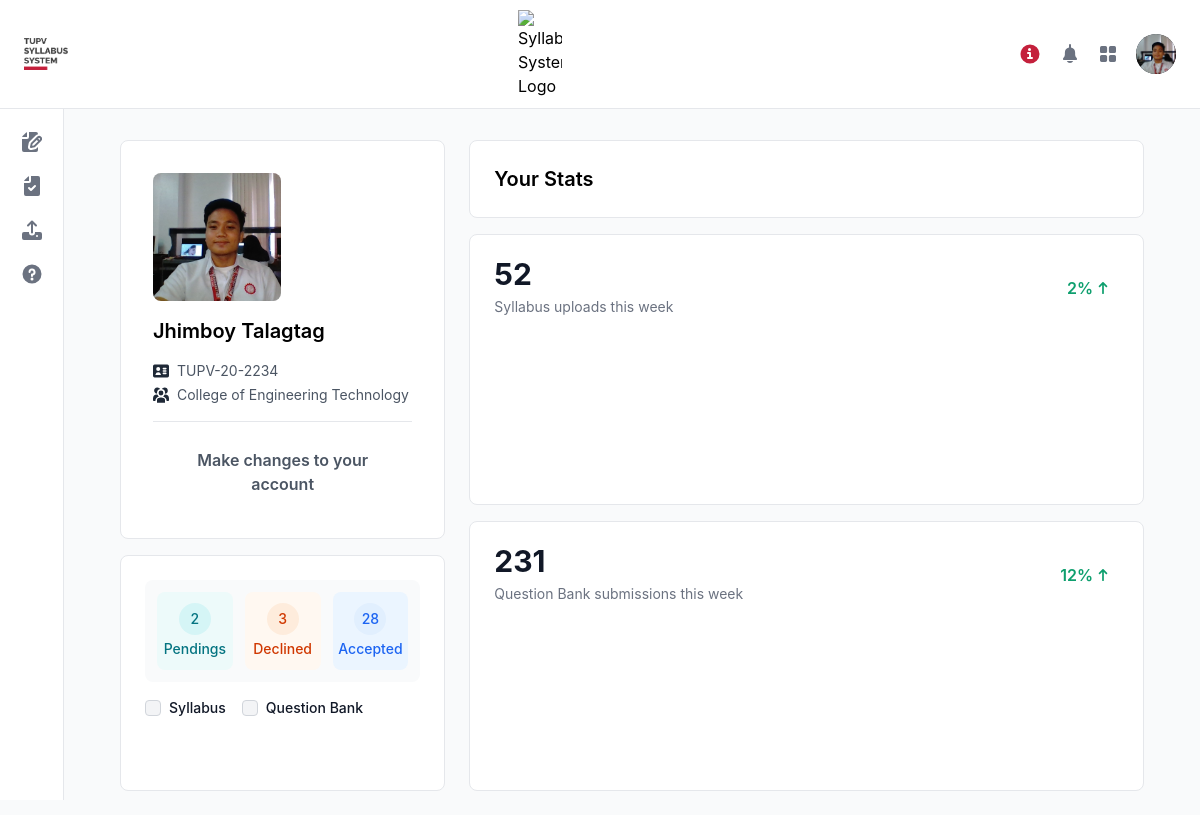
Page /user/profile.php (signed in) on the committed database.
### tables this page shows
CREATE TABLE `accounts_tbl` (
  `ID` int(11) NOT NULL,
  `user_picture` text NOT NULL,
  `userpic_fileloc` text NOT NULL,
  `tupv_id` text NOT NULL,
  `username` text NOT NULL,
  `password` text NOT NULL,
  `full_name` text NOT NULL,
  `department` text NOT NULL,
  `type` text NOT NULL
);

CREATE TABLE `departmenttbl` (
  `id` int(11) NOT NULL,
  `dptname` text NOT NULL,
  `acronym` text NOT NULL
);

### user/profile.php (the view, shortened to what this page needs)
<?php
include '../php/conn.php';
?>
<!DOCTYPE html>
<html lang="en">
<head>
    <link rel="stylesheet" href="../src/css/main.css">
</head>
<body class="bg-gray-50">
<?php
include "../php/user_header.php";
?>
<main class="sm:ml-[64px] sm:ml-6 p-4 md:p-6 mt-[60px]">
    <div class="container mx-auto">
        <div class="row-span-1 col-span-3 pb-6">
            <h1 class="text-2xl font-bold">Profile</h1>
        </div>
        <div class="grid grid-cols-1 lg:grid-cols-3 gap-6">
            <div class="col-span-1 flex flex-col gap-4">
              <?php
              $sql = "SELECT * FROM `accounts_tbl` INNER JOIN departmenttbl ON accounts_tbl.department = departmenttbl.acronym WHERE accounts_tbl.ID = {$_SESSION['ID']} ";
              $stmt = $conn->prepare($sql);
              $stmt->execute();
              $data = $stmt->fetchAll();
              foreach ($data as $row):
              ?>
              <div class="bg-light border rounded-lg flex flex-col gap-4 p-8">
                <div class="">
                    <img src="../files/userpics/<?php echo $row['user_picture']; ?>" class="object-cover w-32 h-32 rounded-lg" alt="" srcset="">
                </div>
                <div class="">
                    <h1 class="text-xl font-semibold"><?php echo $row['full_name']; ?></h1>
                </div>
                <div class="flex flex-col gap-1 border-b">
                    <div class="flex items-center gap-2">
                        <h1 class="text-sm text-gray-600"><?php echo $row['tupv_id']; ?></h1>
                    </div>
                    <div class="flex items-center gap-2 pb-4">
                        <h1 class="text-sm text-gray-600"><?php echo $row['dptname']; ?></h1>
                    </div>
                </div>
<button id = "accountModalBtn" data-modal-target="static-modal" data-modal-toggle="static-modal" class="block text-gray-600 transition duration-200 hover:text-red-500  rounded-lg text-md font-semibold px-5 py-2.5 text-center transform hover:scale-105" type="button">
Make changes to your account
</button>
              </div>
              <?php endforeach; ?>
              <div class="w-full bg-white rounded-lg border dark:bg-gray-800 p-4 md:p-6">
                <div class="bg-gray-50 dark:bg-gray-700 p-3 rounded-lg">
                  <div class="grid grid-cols-3 gap-3">
                    <dl class="bg-teal-50 dark:bg-gray-600 rounded-lg flex flex-col items-center justify-center h-[78px]">
                      <dt class="w-8 h-8 rounded-full bg-teal-100 dark:bg-gray-500 text-teal-600 dark:text-teal-300 text-sm font-medium flex items-center justify-center mb-1">
                      <?php
                      $sql = "SELECT SUM(upload_count) AS total_count FROM ( SELECT COUNT(*) AS upload_count FROM qbchecker_tbl WHERE uploaderId = {$_SESSION['ID']} UNION ALL SELECT COUNT(*) AS upload_count FROM syllabuschecker_tbl WHERE uploaderId = {$_SESSION['ID']} ) AS combined_counts";
                      $stmt = $conn->prepare($sql);
                      $stmt->execute();
                      $data = $stmt->fetchAll();
                      foreach ($data as $row):
                      echo $row['total_count'];
                      endforeach; ?>
                      </dt>
                      <dd class="text-teal-600 dark:text-teal-300 text-sm font-medium">Pendings</dd>
                    </dl>
                    <dl class="bg-orange-50 dark:bg-gray-600 rounded-lg flex flex-col items-center justify-center h-[78px]">
                      <dt class="w-8 h-8 rounded-full bg-orange-100 dark:bg-gray-500 text-orange-600 dark:text-orange-300 text-sm font-medium flex items-center justify-center mb-1">
                      <?php
                      $sql = "SELECT SUM(upload_count) AS total_count FROM ( SELECT COUNT(*) AS upload_count FROM qbdecline_tbl WHERE uploaderId = {$_SESSION['ID']} UNION ALL SELECT COUNT(*) AS upload_count FROM declinedsyllabus_tbl WHERE uploaderId = {$_SESSION['ID']} ) AS combined_counts;";
                      $stmt = $conn->prepare($sql);
                      $stmt->execute();
                      $data = $stmt->fetchAll();
                      foreach ($data as $row):
                      echo $row['total_count'];
                      endforeach; ?>
                      </dt>
                      <dd class="text-orange-600 dark:text-orange-300 text-sm font-medium">Declined</dd>
                    </dl>
                    <dl class="bg-blue-50 dark:bg-gray-600 rounded-lg flex flex-col items-center justify-center h-[78px]">
                      <dt class="w-8 h-8 rounded-full bg-blue-100 dark:bg-gray-500 text-blue-600 dark:text-blue-300 text-sm font-medium flex items-center justify-center mb-1">
                      <?php
                      $sql = "SELECT SUM(upload_count) AS total_count FROM ( SELECT COUNT(*) AS upload_count FROM questionbank_tbl WHERE uploaderId = {$_SESSION['ID']} UNION ALL SELECT COUNT(*) AS upload_count FROM syllabus_tbl WHERE USERUPLOADID = {$_SESSION['ID']} ) AS combined_counts;";
                      $stmt = $conn->prepare($sql);
                      $stmt->execute();
                      $data = $stmt->fetchAll();
                      foreach ($data as $row):
                      echo $row['total_count'];
                      endforeach; ?>
                      </dt>
                      <dd class="text-blue-600 dark:text-blue-300 text-sm font-medium">Accepted</dd>
                    </dl>
                  </div>
                </div>
                <div class="w-full">
                  <div>
                      <div class="flex" id="devices">
                          <div class="flex items-center mr-4">
                              <input id="syllabus" type="checkbox" value="syllabus" class="w-4 h-4 text-blue-600 bg-gray-100 border-gray-300 rounded focus:ring-blue-500 dark:focus:ring-blue-600 dark:ring-offset-gray-800 focus:ring-2 dark:bg-gray-700 dark:border-gray-600 checked:bg-blue-600">
                              <label for="syllabus" class="ml-2 text-sm font-medium text-gray-900 dark:text-gray-300">Syllabus</label>
                          </div>
                          <div class="flex items-center mr-4">
                              <input id="qbank" type="checkbox" value="qbank" class="w-4 h-4 text-blue-600 bg-gray-100 border-gray-300 rounded focus:ring-blue-500 dark:focus:ring-blue-600 dark:ring-offset-gray-800 focus:ring-2 dark:bg-gray-700 dark:border-gray-600 checked:bg-blue-600">
                              <label for="qbank" class="ml-2 text-sm font-medium text-gray-900 dark:text-gray-300">Question Bank</label>
                          </div>
                      </div>
                  </div>
                  <div class="py-6" id="rate-chart"></div>
                </div>
              </div>
            </div>
            <div class="col-span-2 flex flex-col gap-4">
                <div class="bg-white rounded-lg border p-6">
                    <h1 class="font-semibold text-xl">Your Stats</h1>
                </div>
                <div class="flex flex-col gap-4 grow">
                    <div class="h-1/2">
                        <div class="flex flex-col justify-between h-full w-full bg-white rounded-lg border dark:bg-gray-800 p-4 md:p-6">
                            <div class="flex justify-between">
                                <div>
                                    <h5 title="Total Uploaded Files" class="leading-none text-3xl font-bold text-gray-900 dark:text-white pb-2">52</h5>
                                    <p class="text-sm font-normal text-gray-500 dark:text-gray-400">Syllabus uploads this week</p>
                                </div>
                                <div title="Uploaded 12% of all Syllabus files" class="flex items-center px-2.5 py-0.5 text-base font-semibold text-green-500 dark:text-green-500 text-center">
                                    2%
                                    <svg class="w-3 h-3 ml-1" aria-hidden="true" xmlns="http://www.w3.org/2000/svg" fill="none" viewBox="0 0 10 14">
                                        <path stroke="currentColor" stroke-linecap="round" stroke-linejoin="round" stroke-width="2" d="M5 13V1m0 0L1 5m4-4 4 4"/>
                                    </svg>
                                </div>
                            </div>
                        </div>
                    </div>
                    <div class="h-1/2">
                        <div class="flex flex-col justify-between h-full w-full w-full bg-white rounded-lg border dark:bg-gray-800 p-4 md:p-6">
                            <div class="flex justify-between">
                                <div>
                                    <h5 title="Total Submitted Questions" class="leading-none text-3xl font-bold text-gray-900 dark:text-white pb-2">231</h5>
                                    <p class="text-sm font-normal text-gray-500 dark:text-gray-400">Question Bank submissions this week</p>
                                </div>
                                <div class="flex items-center px-2.5 py-0.5 text-base font-semibold text-green-500 dark:text-green-500 text-center">
                                    12%
                                    <svg class="w-3 h-3 ml-1" aria-hidden="true" xmlns="http://www.w3.org/2000/svg" fill="none" viewBox="0 0 10 14">
                                        <path stroke="currentColor" stroke-linecap="round" stroke-linejoin="round" stroke-width="2" d="M5 13V1m0 0L1 5m4-4 4 4"/>
                                    </svg>
                                </div>
                            </div>
                        </div>
                    </div>
                </div>
            </div>
        </div>
    </div>
</main>
</body>
</html>

### php/user_header.php (shortened to what this page needs)
<header class="antialiased">
    <nav class="fixed top-0 z-50 w-full bg-white border-b border-gray-200 px-4 lg:px-6 py-2.5 mx-auto dark:bg-gray-800">
        <div class="flex flex-wrap justify-between items-center">
            <div class="flex justify-start items-center">
                <a href="./" class="flex">
                    <img src="../src/img/sslogo.png" class="w-11 object-cover" alt="Syllabus System Logo" />
                </a>
            </div>
            <div class="flex items-center md:order-2">
                <button data-modal-target="extralarge-modal" data-modal-toggle="extralarge-modal" class="p-2 mr-1 text-main rounded-lg hover:text-red-900 hover:bg-red-100" type="button">
                    <svg class="w-5 h-5" aria-hidden="true" xmlns="http://www.w3.org/2000/svg" fill="currentColor" viewBox="0 0 20 20">
                        <path d="M10 .5a9.5 9.5 0 1 0 9.5 9.5A9.51 9.51 0 0 0 10 .5ZM9.5 4a1.5 1.5 0 1 1 0 3 1.5 1.5 0 0 1 0-3ZM12 15H8a1 1 0 0 1 0-2h1v-3H8a1 1 0 0 1 0-2h2a1 1 0 0 1 1 1v4h1a1 1 0 0 1 0 2Z"/>
                    </svg>
                </button>
                <button id="notif_btn" type="button" data-tooltip-target="tooltip-notifications" data-tooltip-placement="bottom" data-dropdown-toggle="notification-dropdown" class="<?php if($page=='notifications'){echo 'hidden';} else {echo '';}?> relative p-2 mr-1 text-gray-500 rounded-lg hover:text-gray-900 hover:bg-gray-100 dark:text-gray-400 dark:hover:text-white dark:hover:bg-gray-700 focus:ring-4 focus:ring-gray-300 dark:focus:ring-gray-600">
                </button>
                <button type="button" data-tooltip-target="tooltip-apps" data-tooltip-placement="bottom" data-dropdown-toggle="apps-dropdown" class="p-2 text-gray-500 rounded-lg hover:text-gray-900 hover:bg-gray-100 dark:text-gray-400 dark:hover:text-white dark:hover:bg-gray-700 focus:ring-4 focus:ring-gray-300 dark:focus:ring-gray-600">
                </button>
                <?php
                    $sql = "SELECT * FROM `accounts_tbl` WHERE id = {$_SESSION['ID']}";
                    $stmt = $conn->prepare($sql);
                    $stmt->execute();
                    $data = $stmt->fetchAll();
                    foreach ($data as $row):
                ?>
                <button type="button" class="flex mx-3 text-sm bg-gray-800 rounded-full md:mr-0 focus:ring-4 focus:ring-gray-300 dark:focus:ring-gray-600" id="user-menu-button" aria-expanded="false" data-dropdown-toggle="dropdown">
                    <div class="rounded-full">
                        <img class="w-10 h-10 object-cover rounded-full" src="../files/userpics/<?php echo $row['user_picture']?>" alt="user photo">
                    </div>
                </button>
                <?php
                    endforeach;
                ?>
            </div>
            <div class="items-center justify-between hidden w-full md:flex md:w-auto md:order-1" id="navbar-user">
                <img src="../src/img/tupvlogo.png" class="w-11" alt="Syllabus System Logo" />
            </div>
        </div>
    </nav>
    <aside id="logo-sidebar" class="fixed top-0 left-0 z-40 w-16 h-screen pt-20 transition-transform -translate-x-full bg-white border-r border-gray-200 sm:translate-x-0 dark:bg-gray-800 dark:border-gray-700" aria-label="Sidebar">
        <div class="h-full px-3 pb-4 overflow-y-auto bg-white dark:bg-gray-800">
            <ul class="space-y-2 font-medium">
                <li>
                    <a href="../user/" data-tooltip-target="tooltip-syllabus" data-tooltip-placement="left" class="flex items-center justify-center p-2 <?php if($page=='syllabus'){echo 'text-main bg-red-100';} else {echo 'hover:bg-gray-100 text-gray-500';}?> rounded-lg dark:text-white group">
                    </a>
                </li>
                <li>
                    <a href="../user/exammaker.php" data-tooltip-target="tooltip-exammaker" data-tooltip-placement="left" class="flex items-center justify-center p-2 <?php if($page=='exammaker'){echo 'text-main bg-red-100';} else {echo 'hover:bg-gray-100 text-gray-500';}?> rounded-lg dark:text-white group">
                    </a>
                </li>
                <li>
                    <a href="../user/examchecker.php" data-tooltip-target="tooltip-examchecker" data-tooltip-placement="left" class="flex items-center justify-center p-2 <?php if($page=='examchecker'){echo 'text-main bg-red-100';} else {echo 'hover:bg-gray-100 text-gray-500';}?> rounded-lg dark:text-white group">
                    </a>
                </li>
                <li>
                    <a href="../user/uploadsyllabus.php" data-tooltip-target="tooltip-uploadsyllabus" data-tooltip-placement="left" class="flex items-center justify-center p-2 <?php if($page=='uploadsyllabus'){echo 'text-main bg-red-100';} else {echo 'hover:bg-gray-100 text-gray-500';}?> rounded-lg dark:text-white group">
                    </a>
                </li>
                <li>
                    <a href="../user/questionbank.php" data-tooltip-target="tooltip-questionbank" data-tooltip-placement="left" class="flex items-center justify-center p-2 <?php if($page=='questionbank'){echo 'text-main bg-red-100';} else {echo 'hover:bg-gray-100 text-gray-500';}?> rounded-lg dark:text-white group">
                    </a>
                </li>
            </ul>
        </div>
    </aside>
</header>

### rows in the picture
accounts_tbl: user_picture (picture), full_name "Jhimboy Talagtag", tupv "TUPV-20-2234", departmenttbl.dptname "College of Engineering Technology"

### other values in the picture
$row['total_count'] "2"
$row['total_count'] "3"
$row['total_count'] "28"
